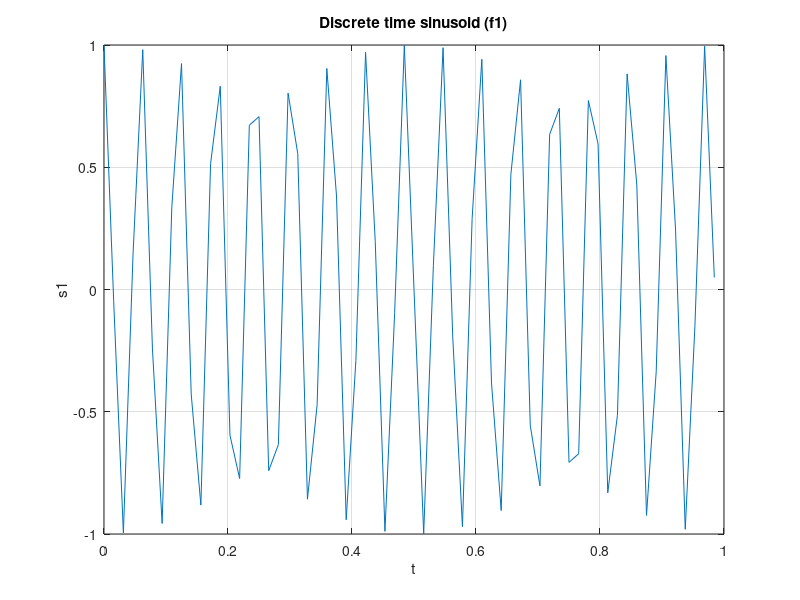
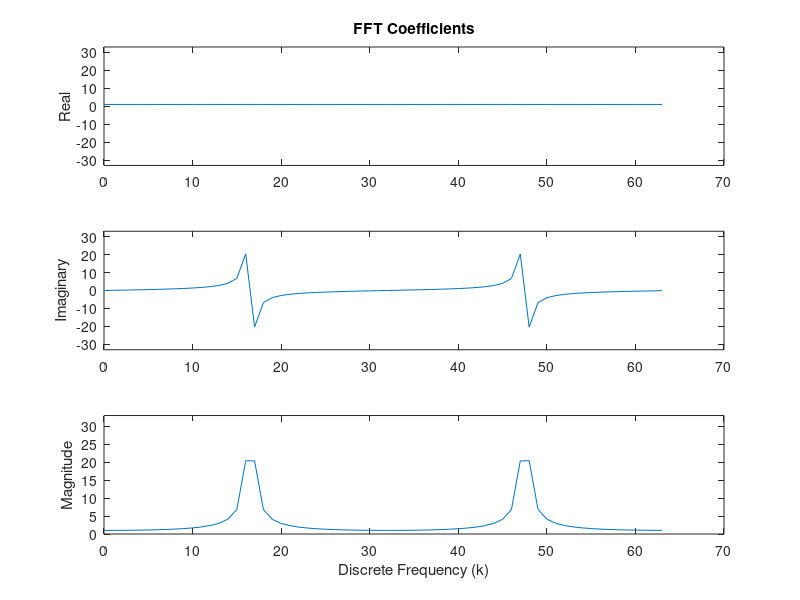
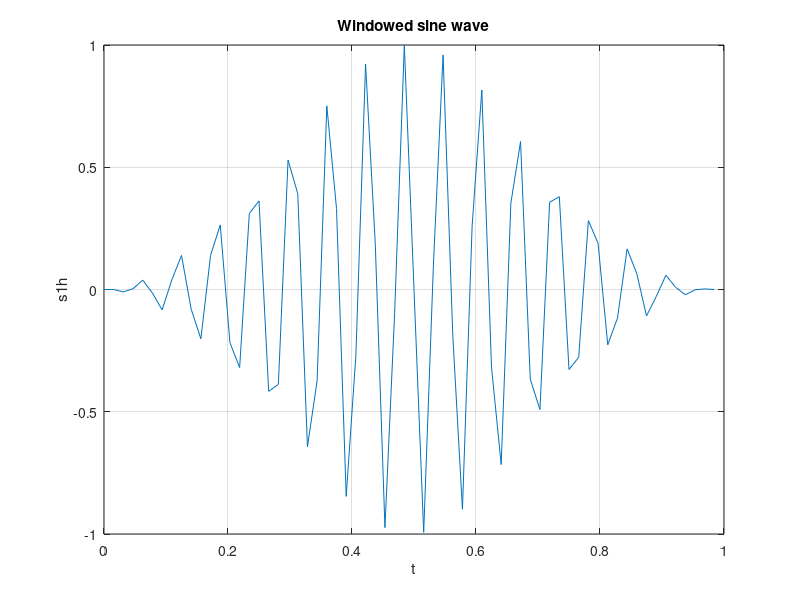
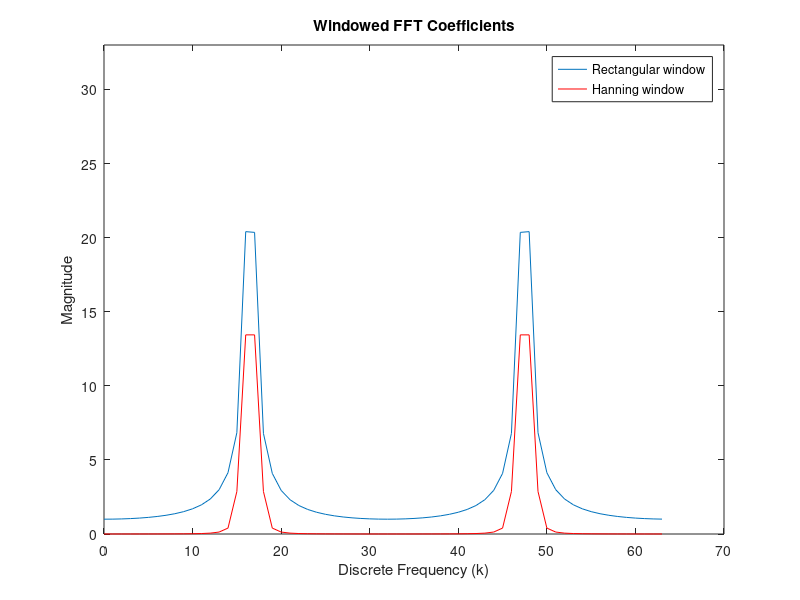

Recreate these plots in MATLAB, in order.

% analysis in MATLAB
% J Neasham, Newcastle University, 2020
clear all; %clear workspace variables
close all; %close previous plots
j = sqrt(-1); %for complex numbers
fs = 64; %sampling frequency
Ts = 1/fs; %sample period
f1 = 16.5; %frequency of 1st sinusoid
a1 = 1.0; %amplitude of 1st sinusoid
N = 64; %no of samples in transform
t = 0:Ts:(N-1)*Ts; %generate discrete time values (nTs)
%----------------- discrete time signal generation --------------------
s1 = a1*cos(2*pi*f1*t); %generate sinusoid (double precision floating point)
%s1 = cos(2*pi*f1*t)+j*sin(2*pi*f1*t); %exp(j*2*pi*f1*t)
figure; plot(t,s1); %plot
xlabel('t'); ylabel('s1'); title('Discrete time sinusoid (f1)');
grid on
%------------ calculate Fast Fourier Transform (FFT) ---------------
s1_fft = fft(s1);
k = 0:1:N-1;
figure;
subplot(3,1,1); plot(k,real(s1_fft)); %plot real part of FFT coefficients
ylim([-N/2-1 N/2+1]); % set y axis limits
ylabel('Real');
title('FFT Coefficients');
subplot(3,1,2); plot(k,imag(s1_fft)); %plot imaginary part of FFT coefficients
ylim([-N/2-1 N/2+1]); % set y axis limits
ylabel('Imaginary');
subplot(3,1,3); plot(k,abs(s1_fft)); %plot magnitude of FFT coefficients
ylim([0 N/2+1]); % set y axis limits
xlabel('Discrete Frequency (k)'); ylabel('Magnitude');
%------------ calculate FFT with hamming window ---------------
h = 0.5*(1-cos(2*pi*k/(N-1))); %generate N point hanning window
s1h = s1.*h; %apply window to signal
figure; plot(t,s1h); %plot
xlabel('t'); ylabel('s1h'); title('Windowed sine wave');
grid on
s1_fft_h = fft(s1h); % calculate windowed FFT
figure;
plot(k,abs(s1_fft)); %plot magnitude of FFT coefficients
ylim([0 N/2+1]); % set y axis limits
xlabel('Discrete Frequency (k)'); ylabel('Magnitude');
hold;
plot(k,abs(s1_fft_h),'r'); %plot magnitude of windowed FFT coefficients
title('Windowed FFT Coefficients');
legend('Rectangular window','Hanning window');